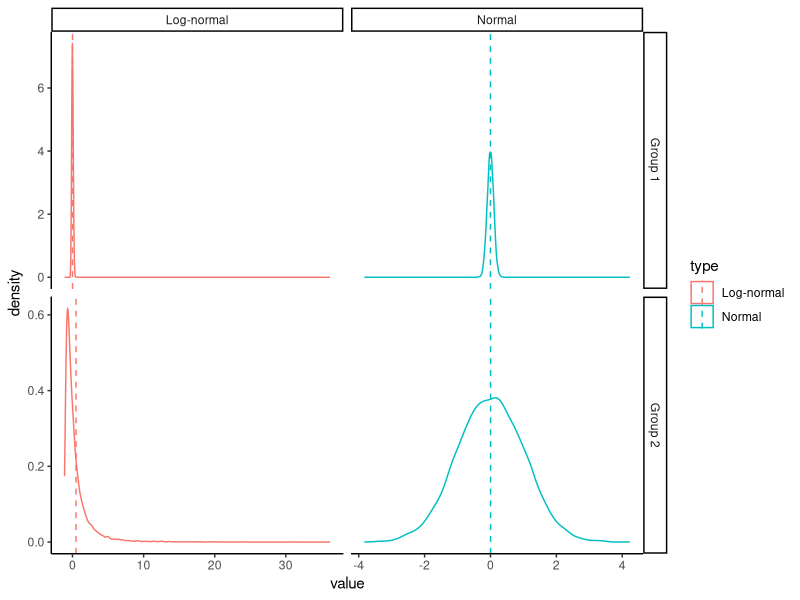
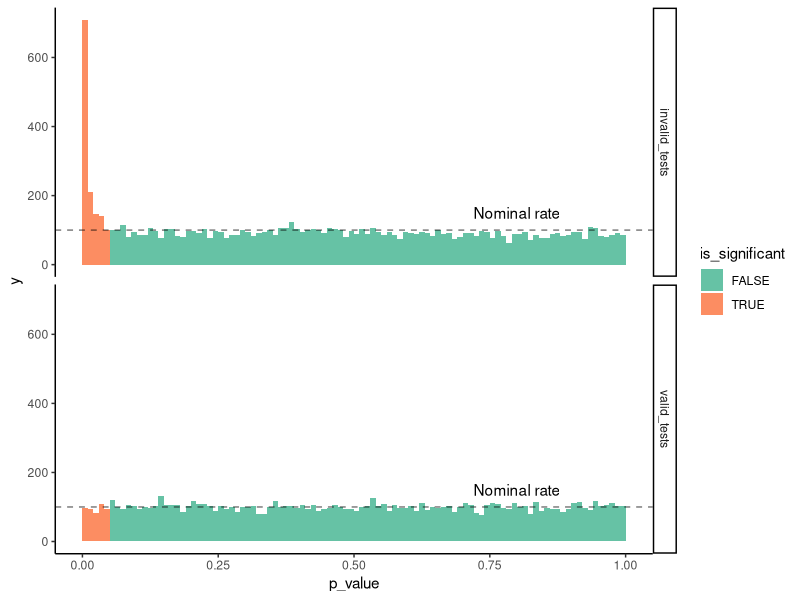

Generate these figures, in order, with R:
## ---- chunk 1
library(tidyverse)
## ---- chunk 2
theme_set(theme_classic())
## ---- chunk 3
parametric_plotting_data = data.frame(group = rep(rep(c("Group 1", "Group 2"), each=10000), 2),
                                      type = rep(c("Normal", "Log-normal"), each=20000),
                                      value = c(rnorm(10000, 0, 0.1),  # normal 1
                                                rnorm(10000, 0, 1),  # normal 2
                                                exp(rnorm(10000, 0, 0.1))-exp(0.005),  # non-normal 1
                                                exp(rnorm(10000, 0, 1))-exp(0.125))) # non-normal 2

## ---- chunk 4
ggplot(parametric_plotting_data, aes(x=value, color=type)) +
  geom_density() +
  geom_vline(data=parametric_plotting_data %>%
               group_by(group, type) %>%
               summarize(mean_value = mean(value), sd_value = sd(value)),
             aes(xintercept=mean_value, color=type), linetype=2) +
  facet_grid(group ~ type, scales="free")
## ---- chunk 5
gen_data_and_test = function(num_observations_per) {
x = rnorm(num_observations_per, 0, 0.1)
y = rnorm(num_observations_per, 0, 1)

pnormal = t.test(x, y, var.equal=F)$p.value

# what if the data are log-normally distributed?
x = exp(rnorm(num_observations_per, 0, 0.1))-exp(0.005)   
y = exp(rnorm(num_observations_per, 0, 1))-exp(0.5)
pnotnormal = t.test(x, y, var.equal=F)$p.value 
return(c(pnormal, pnotnormal))
}

parametric_issues_demo = function(num_tests, num_observations_per) {
  replicate(num_tests, gen_data_and_test(num_observations_per))
}
## ---- chunk 6
set.seed(0) # ensures we get the same results each time we run it

num_tests = 10000

parametric_issues_results = parametric_issues_demo(num_tests=num_tests, # how many datasets to generate/tests to run
                                                  num_observations_per=20)# how many obsservations in each dataset




parametric_issues_d = data.frame(valid_tests = parametric_issues_results[1,],
                                 invalid_tests = parametric_issues_results[2,],
                                 iteration=1:num_tests) %>%
  gather(type, p_value, contains("tests")) %>%
  mutate(is_significant = p_value < 0.05)

# Number false positives with normall distributed data
sum(parametric_issues_results[1,] < 0.05)

# number of false positives with log-normally distributed data w/ different variances
sum(parametric_issues_results[2,] < 0.05)
## ---- chunk 7
ggplot(parametric_issues_d, aes(x=p_value, fill=is_significant)) +
  geom_histogram(breaks=seq(0, 1, 0.01)) +
  facet_grid(type ~ .) +
  geom_hline(yintercept=0.01*num_tests,
             linetype=2,
             alpha=0.5) +
  annotate("text", x=0.8, y=150, label="Nominal rate") +
  scale_fill_brewer(palette="Set2")
